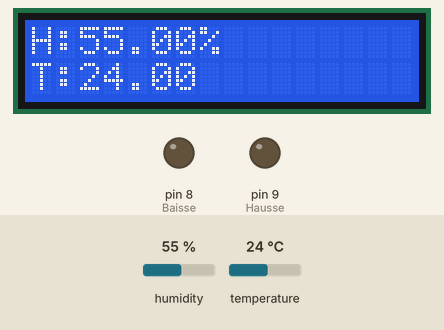
Simulated run of this sketch. Board: Arduino Uno, built with avr-gcc and run on an emulated ATmega328P. Parts: 16×2 character LCD, output pins drawn as LEDs (lit = HIGH). The test bench sets the inputs (shaded band); at power-on: temperature 24 °C, humidity 55 %.

Above: at 3.6 s.
3.7 s: temperature set to 12 °C
At 6.9 s:
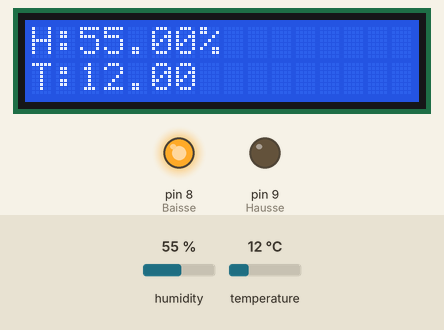
10.5 s: temperature set to 19 °C
At 13.4 s:
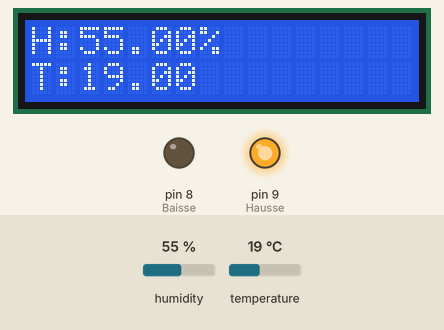
16.6 s: humidity set to 22 %
At 18.6 s:
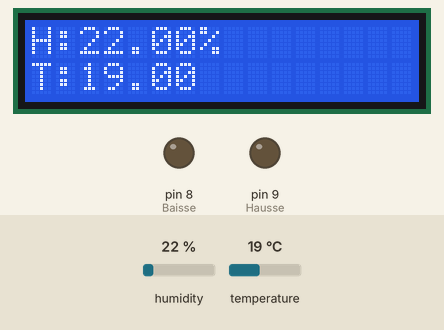
20.5 s: humidity set to 40 %
At 22.4 s:
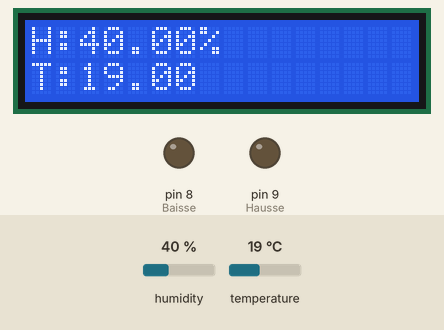
Timing chart, 0 to 23.9 s (numbered marks = the images above; inputs shaded):
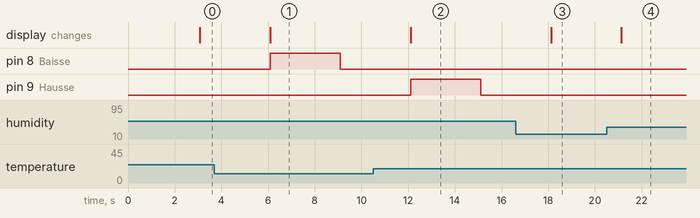

Measured:
- after the input at 3.7 s, pin 8 (Baisse): LOW → HIGH after 2.4 s, → LOW 3.0 s later; the display: changes after 2.4 s (image 1)
- after the input at 10.5 s, pin 9 (Hausse): LOW → HIGH after 1.6 s, → LOW 3.0 s later; the display: changes after 1.6 s (image 2)
- after the input at 16.6 s, the display: changes after 1.5 s (image 3)
- after the input at 20.5 s, the display: changes after 0.63 s (image 4)

The sketch:

StationMeteo.ino
```cpp
// Import de la bibliothèque DHT
#include "DHT.h"

// Import de la bibliothèque de l'afficheur LCD
#include <LiquidCrystal.h>


// Définition du port numérique de la sonde température + humidité
#define DHTPIN 6

// Définition du type DHT 22
#define DHTTYPE DHT22

// Initialisation de la sonde DHT 22
DHT dht22(DHTPIN, DHTTYPE);

// Initialisation de l'affichage
LiquidCrystal lcd(12, 11, 5, 4, 3, 2);


// Définition des variables de la sonde
// Humidité
float humidite;

// Température celsius
float temperature;

void setup() {

  // Lancement de la sonde DHT 22
  dht22.begin();

  // Définition des caractéristiques de l'affichage
  lcd.begin(16, 2);

  // Définition des led's de tendance de température
  pinMode(8, OUTPUT); // Baisse
  pinMode(9, OUTPUT); // Hausse

  // Première lecture de la température en Celsius
  temperature = dht22.readTemperature();


}

void loop() {
  // Une lecture toutes les 3 secondes
  delay(3000);

  if (dht22.readTemperature() > temperature) {
    digitalWrite(9, HIGH);
    digitalWrite(8, LOW);
  }
  else if (dht22.readTemperature() < temperature) {
    digitalWrite(9, LOW);
    digitalWrite(8, HIGH);
  }
  else {
    digitalWrite(9, LOW);
    digitalWrite(8, LOW);
  }

  // Lecture de l'humidité
  humidite = dht22.readHumidity();

  // Lecture de la température en Celsius
  temperature = dht22.readTemperature();

  // Test de présence de la sonde
  if (isnan(humidite) || isnan(temperature)) {
    Serial.println("Impossible de lire la sonde DHT22");
    return;
  }

  // Positionnement du curseur colonne 0 ligne 0 pour l'humidité
  lcd.setCursor(0, 0);
  lcd.print("H:");
  lcd.print(humidite);
  lcd.print("%  ");

  // Positionnement du curseur colonne 0 ligne 1 pour la température
  lcd.setCursor(0, 1);
  lcd.print("T:");
  lcd.print(temperature);
  lcd.print("   ");
}
```
